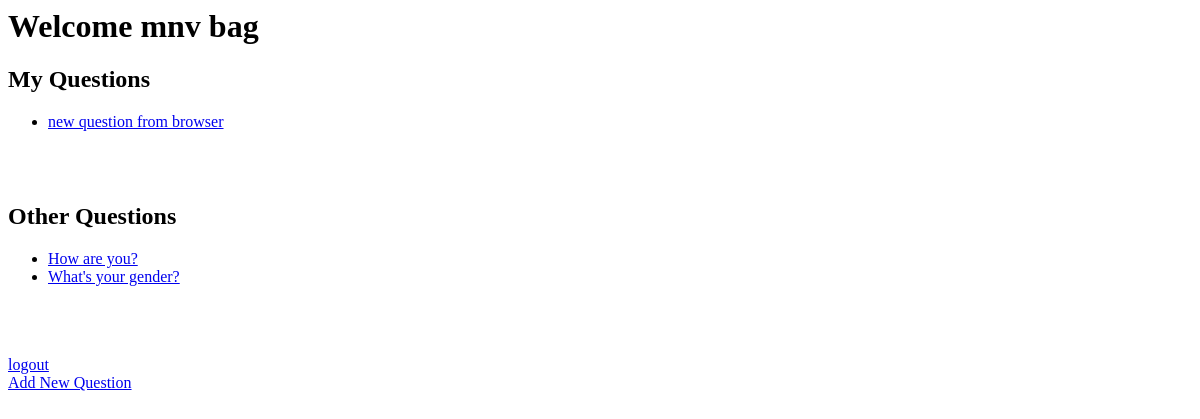
The app's page /polls/ (signed in), older data.
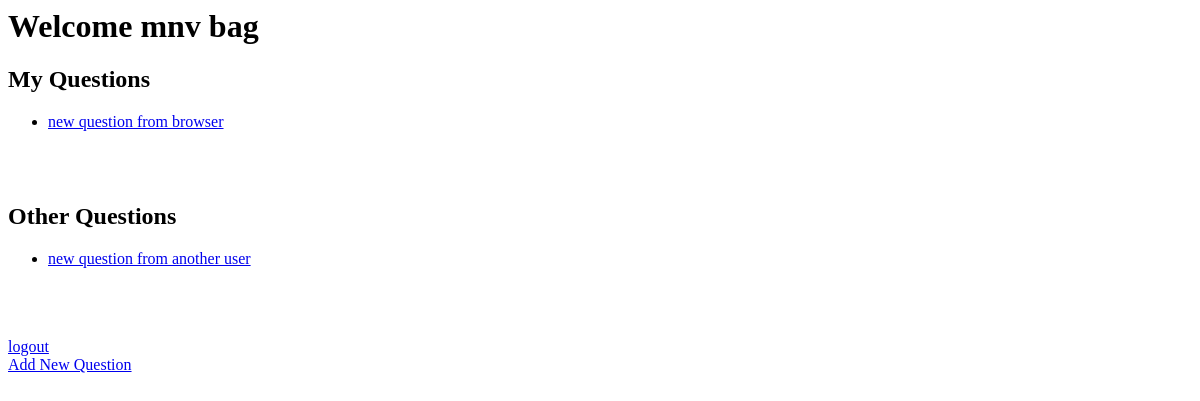
The same page, newer data.
### polls/models.py (models this page shows, shortened)
class Question(models.Model):
    author = models.ForeignKey(PollUser, on_delete=models.CASCADE, null=True, blank=True)
    question_text = models.CharField(max_length=200)
    pub_date = models.DateTimeField("date published")

### polls/views.py (the view)
# urls.py: path("", views.index, name="index"),
def index(request):
    if request.user.is_authenticated:
        my_questions = Question.objects.filter(author__user=request.user).order_by("-pub_date")
        other_questions = Question.objects.exclude(author__user=request.user).order_by("-pub_date")
        context = {
            "my_questions": my_questions,
            "other_questions": other_questions,
            "user": request.user,
        }
        usr = PollUser.objects.get(user=request.user)
        log = UserLog(user=usr, action_time=datetime.now(), action='question')
        log.save()
        return render(request, "polls/index.html", context)
    else:
        return HttpResponseRedirect('/polls/login')

### polls/templates/polls/index.html (shortened to what this page needs)
<h1>Welcome {{user.first_name}} {{ user.last_name}}</h1>
<h2>My Questions</h2>
{% if my_questions %}
    <ul>
    {% for question in my_questions %}
        <li><a href="{% url 'polls:detail' question.id %}">{{ question.question_text }}</a></li>
    {% endfor %}
    </ul>
{% else %}
    <p>You have not created any questions yet!</p>
{% endif %}
<h2>Other Questions</h2>
{% if other_questions %}
    <ul>
    {% for question in other_questions %}
        <li><a href="{% url 'polls:detail' question.id %}">{{ question.question_text }}</a></li>
    {% endfor %}
    </ul>
{% else %}
    <p>There is not any external questions</p>
{% endif %}
<a href="{% url 'polls:logout' %}">logout</a>
<a href="{% url 'polls:add_question'%}">Add New Question</a>

Row changes from the older to the newer data that the page shows:
removed Question: question_text "How are you?", shown under "Other Questions"
removed Question: question_text "What's your gender?", shown under "Other Questions"
added Question: question_text "new question from another user", shown under "Other Questions"
